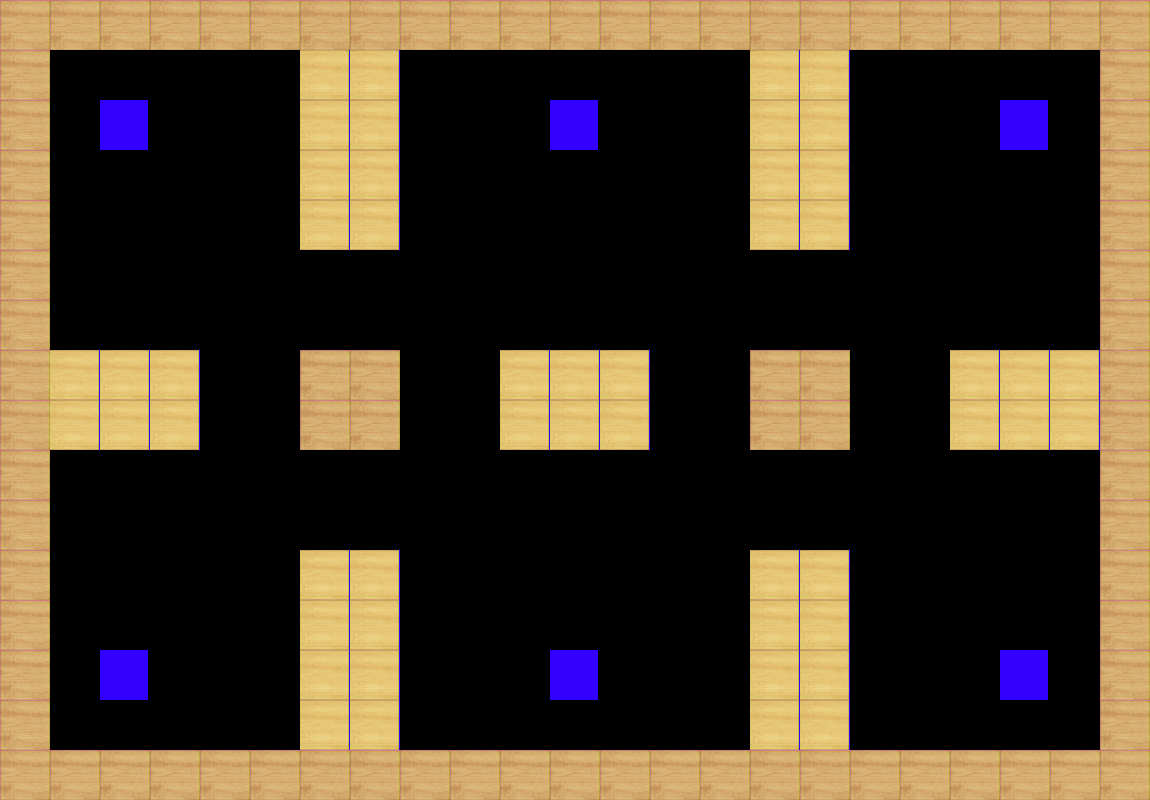

This is a level from a 2D game, rendered from its Tiled map with the project's own tilesets. A one-line summary and the complete map file follow:
An orthogonal 23x16 tile map with 50x50 px tiles, 1 tile layer (Calque de Tuiles 1).

<map version="1.10" tiledversion="1.11.0" orientation="orthogonal" renderorder="right-down" width="23" height="16" tilewidth="50" tileheight="50" infinite="0" nextlayerid="2" nextobjectid="1">
 <editorsettings>
  <export format="json" />
 </editorsettings>
 <tileset firstgid="1" source="wii tanks.tsx" />
 <layer id="1" name="Calque de Tuiles 1" width="23" height="16">
  <data encoding="csv">
1,1,1,1,1,1,1,1,1,1,1,1,1,1,1,1,1,1,1,1,1,1,1,
1,10,10,10,10,10,2,2,10,10,10,10,10,10,10,2,2,10,10,10,10,10,1,
1,10,3,10,10,10,2,2,10,10,10,3,10,10,10,2,2,10,10,10,3,10,1,
1,10,10,10,10,10,2,2,10,10,10,10,10,10,10,2,2,10,10,10,10,10,1,
1,10,10,10,10,10,2,2,10,10,10,10,10,10,10,2,2,10,10,10,10,10,1,
1,10,10,10,10,10,10,10,10,10,10,10,10,10,10,10,10,10,10,10,10,10,1,
1,10,10,10,10,10,10,10,10,10,10,10,10,10,10,10,10,10,10,10,10,10,1,
1,2,2,2,10,10,1,1,10,10,2,2,2,10,10,1,1,10,10,2,2,2,1,
1,2,2,2,10,10,1,1,10,10,2,2,2,10,10,1,1,10,10,2,2,2,1,
1,10,10,10,10,10,10,10,10,10,10,10,10,10,10,10,10,10,10,10,10,10,1,
1,10,10,10,10,10,10,10,10,10,10,10,10,10,10,10,10,10,10,10,10,10,1,
1,10,10,10,10,10,2,2,10,10,10,10,10,10,10,2,2,10,10,10,10,10,1,
1,10,10,10,10,10,2,2,10,10,10,10,10,10,10,2,2,10,10,10,10,10,1,
1,10,3,10,10,10,2,2,10,10,10,3,10,10,10,2,2,10,10,10,3,10,1,
1,10,10,10,10,10,2,2,10,10,10,10,10,10,10,2,2,10,10,10,10,10,1,
1,1,1,1,1,1,1,1,1,1,1,1,1,1,1,1,1,1,1,1,1,1,1
</data>
 </layer>
</map>
